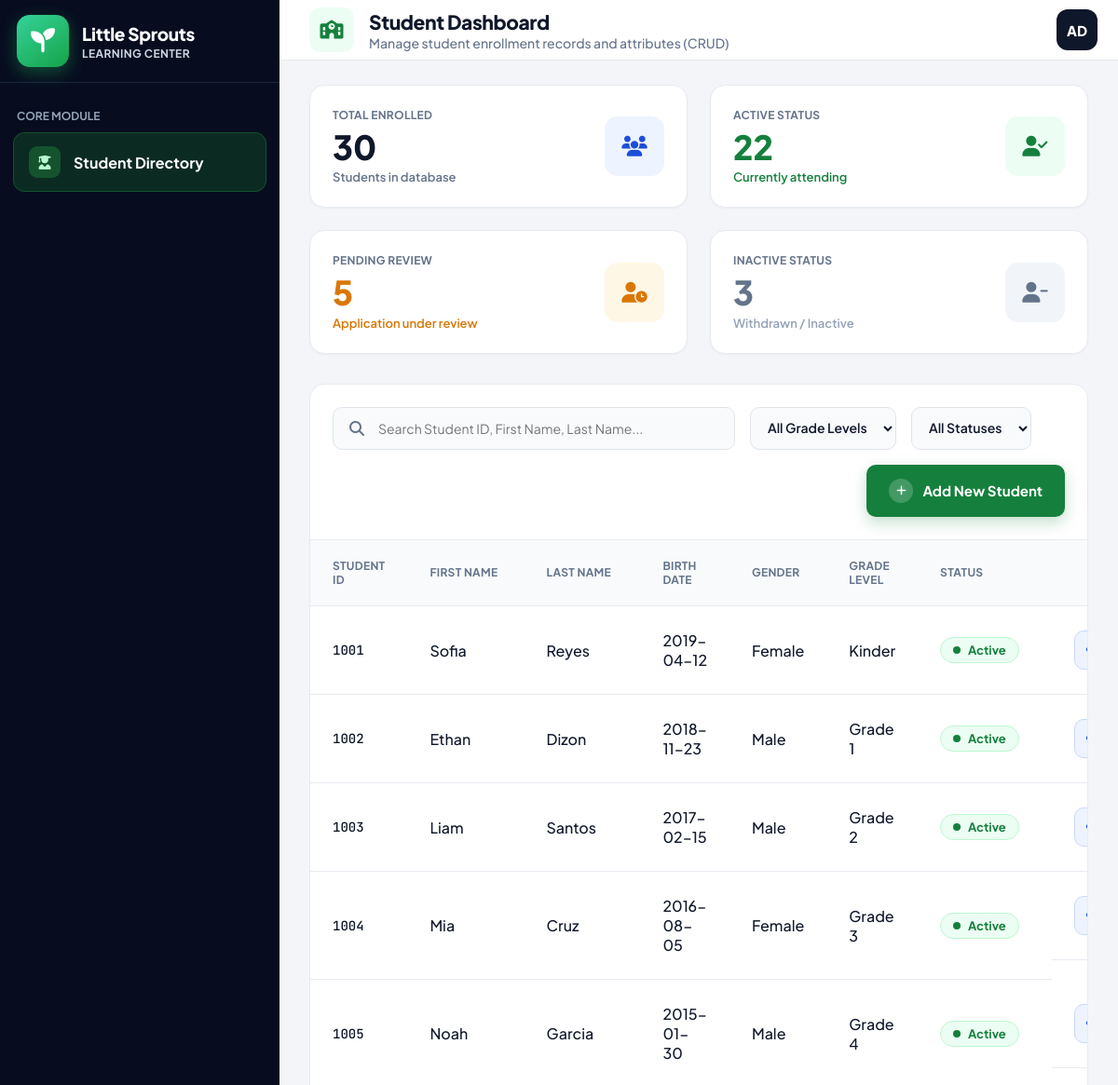
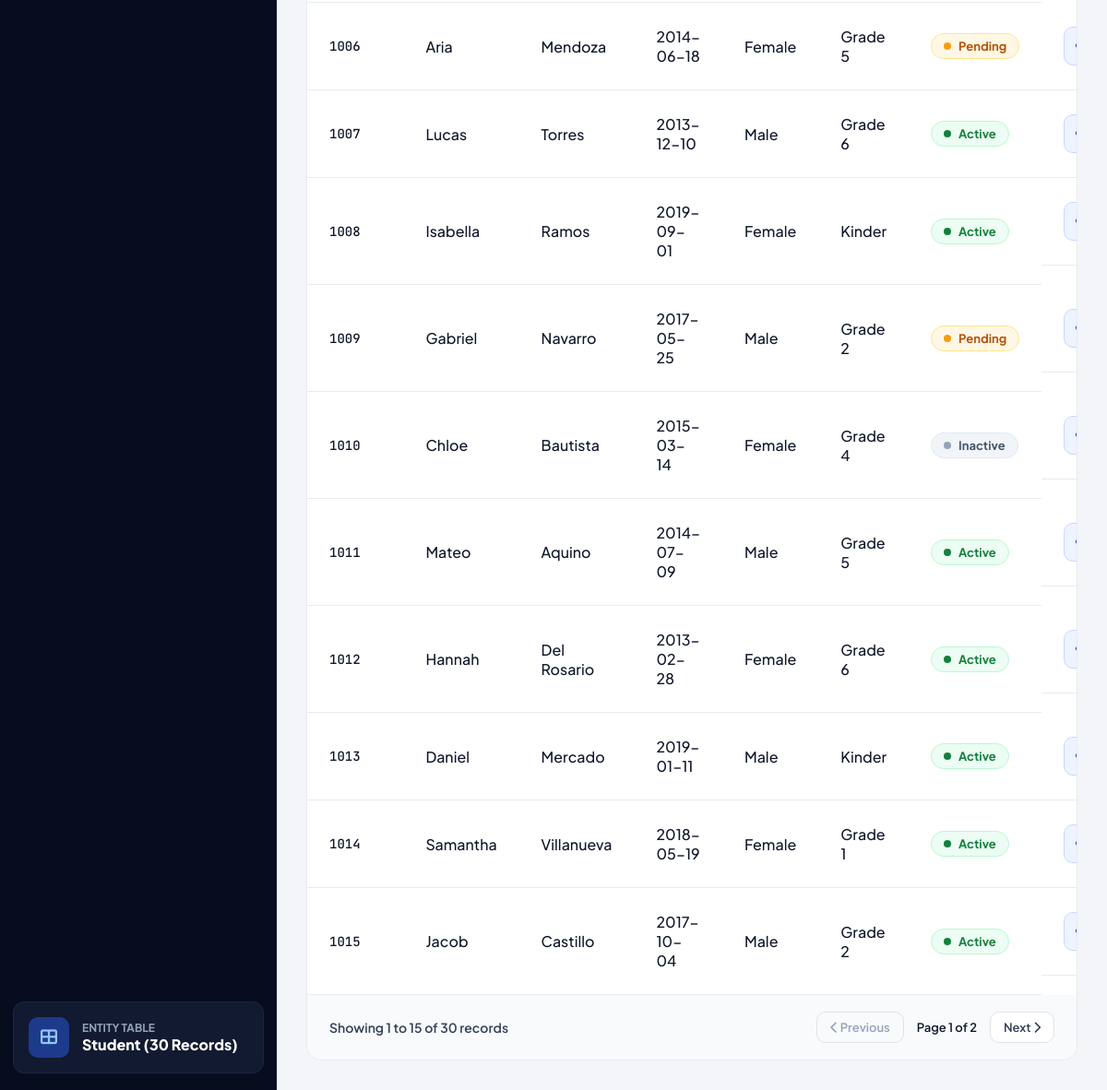
The page / on the database its author committed (2 pictures, top to bottom).
### tables this page shows
CREATE TABLE student (
    StudentID   INT          NOT NULL PRIMARY KEY,
    FirstName   VARCHAR(50)  NOT NULL,
    LastName    VARCHAR(50)  NOT NULL,
    BirthDate   DATE         NOT NULL,
    Gender      ENUM('Male', 'Female') NOT NULL,
    GradeLevel  VARCHAR(20)  NOT NULL,
    Status      ENUM('Active', 'Pending', 'Inactive') NOT NULL DEFAULT 'Pending'
);

### config.php (called while the page is built, shortened)
<?php
function e($value)
{
    return htmlspecialchars((string) $value, ENT_QUOTES, 'UTF-8');
}

### index.php (the view, shortened to what this page needs)
<?php
require 'config.php';
$search  = trim($_GET['search'] ?? '');
$page    = max(1, (int) ($_GET['page'] ?? 1));
$perPage = 15;
$where  = [];
$params = [];
$whereSql = $where ? 'WHERE ' . implode(' AND ', $where) : '';
$countStmt = $pdo->prepare("SELECT COUNT(*) FROM student $whereSql");
$countStmt->execute($params);
$filteredTotal = (int) $countStmt->fetchColumn();
$totalPages = max(1, (int) ceil($filteredTotal / $perPage));
$page       = min($page, $totalPages);
$offset     = ($page - 1) * $perPage;
$stmt = $pdo->prepare("SELECT * FROM student $whereSql ORDER BY StudentID LIMIT $perPage OFFSET $offset");
$stmt->execute($params);
$students = $stmt->fetchAll();
$counts = ['Active' => 0, 'Pending' => 0, 'Inactive' => 0];
foreach ($pdo->query('SELECT Status, COUNT(*) AS total FROM student GROUP BY Status') as $row) {
    $counts[$row['Status']] = (int) $row['total'];
}
$totalStudents = array_sum($counts);
function pageUrl($pageNumber)
{
    $query = $_GET;
    $query['page'] = $pageNumber;
    return 'index.php?' . http_build_query($query);
}
$firstShown = $filteredTotal ? $offset + 1 : 0;
$lastShown  = $offset + count($students);
$statusClass = ['Active' => 'active', 'Pending' => 'pending', 'Inactive' => 'inactive'];
?>
<!DOCTYPE html>
<html lang="en">
<head>
    <link rel="stylesheet" href="https://cdnjs.cloudflare.com/ajax/libs/font-awesome/6.5.2/css/all.min.css">
    <link rel="stylesheet" href="style.css">
</head>
<body>
<aside class="sidebar">
    <div class="brand">
        <div class="brand-logo"><i class="fa-solid fa-seedling"></i></div>
        <div>
            <div class="brand-name">Little Sprouts</div>
            <div class="brand-sub">LEARNING CENTER</div>
        </div>
    </div>
    <div class="nav-label">CORE MODULE</div>
    <a href="index.php" class="nav-item active">
        <span class="nav-icon"><i class="fa-solid fa-user-graduate"></i></span>
        Student Directory
    </a>
    <div class="entity-box">
        <span class="entity-icon"><i class="fa-solid fa-table-cells-large"></i></span>
        <div>
            <div class="entity-label">ENTITY TABLE</div>
            <div class="entity-name">Student (<?= $totalStudents ?> Records)</div>
        </div>
    </div>
</aside>
<div class="main">
    <header class="topbar">
        <div class="page-title">
            <span class="title-icon"><i class="fa-solid fa-school"></i></span>
            <div>
                <h1>Student Dashboard</h1>
                <p>Manage student enrollment records and attributes (CRUD)</p>
            </div>
        </div>
        <div class="avatar">AD</div>
    </header>
    <main class="content">
        <section class="stats">
            <div class="stat-card">
                <div>
                    <div class="stat-label">TOTAL ENROLLED</div>
                    <div class="stat-value"><?= $totalStudents ?></div>
                    <div class="stat-note">Students in database</div>
                </div>
                <span class="stat-icon blue"><i class="fa-solid fa-users"></i></span>
            </div>
            <div class="stat-card">
                <div>
                    <div class="stat-label">ACTIVE STATUS</div>
                    <div class="stat-value green"><?= $counts['Active'] ?></div>
                    <div class="stat-note green">Currently attending</div>
                </div>
                <span class="stat-icon green"><i class="fa-solid fa-user-check"></i></span>
            </div>
            <div class="stat-card">
                <div>
                    <div class="stat-label">PENDING REVIEW</div>
                    <div class="stat-value orange"><?= $counts['Pending'] ?></div>
                    <div class="stat-note orange">Application under review</div>
                </div>
                <span class="stat-icon orange"><i class="fa-solid fa-user-clock"></i></span>
            </div>
            <div class="stat-card">
                <div>
                    <div class="stat-label">INACTIVE STATUS</div>
                    <div class="stat-value gray"><?= $counts['Inactive'] ?></div>
                    <div class="stat-note gray">Withdrawn / Inactive</div>
                </div>
                <span class="stat-icon gray"><i class="fa-solid fa-user-minus"></i></span>
            </div>
        </section>
        <section class="table-card">
            <form class="toolbar" method="get" action="index.php" id="filterForm">
                <div class="search">
                    <i class="fa-solid fa-magnifying-glass"></i>
                    <input type="text" name="search" value="<?= e($search) ?>"
                           placeholder="Search Student ID, First Name, Last Name...">
                </div>
                <select name="grade" class="filter" onchange="this.form.submit()">
                    <option value="">All Grade Levels</option>
                </select>
                <select name="status" class="filter" onchange="this.form.submit()">
                    <option value="">All Statuses</option>
                </select>
                <button type="button" class="btn btn-primary add-btn" onclick="openForm('create')">
                    <span class="plus"><i class="fa-solid fa-plus"></i></span> Add New Student
                </button>
            </form>
            <div class="table-wrap">
                <table>
                    <thead>
                    <tr>
                        <th>Student ID</th>
                        <th>First Name</th>
                        <th>Last Name</th>
                        <th>Birth Date</th>
                        <th>Gender</th>
                        <th>Grade Level</th>
                        <th>Status</th>
                        <th class="center">Actions</th>
                    </tr>
                    </thead>
                    <tbody>
                    <?php foreach ($students as $s): ?>
                        <?php
                        $json = e(json_encode($s));
                        ?>
                        <tr>
                            <td class="mono"><?= e($s['StudentID']) ?></td>
                            <td><?= e($s['FirstName']) ?></td>
                            <td><?= e($s['LastName']) ?></td>
                            <td><?= e($s['BirthDate']) ?></td>
                            <td><?= e($s['Gender']) ?></td>
                            <td><?= e($s['GradeLevel']) ?></td>
                            <td><span class="badge <?= $statusClass[$s['Status']] ?>"><?= e($s['Status']) ?></span></td>
                            <td class="actions">
                                <button class="icon-btn view" title="View" onclick='openView(<?= $json ?>)'>
                                    <i class="fa-solid fa-eye"></i></button>
                            </td>
                        </tr>
                    <?php endforeach; ?>
                    </tbody>
                </table>
            </div>
            <div class="table-footer">
                <span>Showing <?= $firstShown ?> to <?= $lastShown ?> of <?= $filteredTotal ?> records</span>
                <div class="pager">
                    <a class="page-btn <?= $page <= 1 ? 'disabled' : '' ?>" href="<?= e(pageUrl($page - 1)) ?>">
                        <i class="fa-solid fa-chevron-left"></i> Previous</a>
                    <span class="page-info">Page <?= $page ?> of <?= $totalPages ?></span>
                    <a class="page-btn <?= $page >= $totalPages ? 'disabled' : '' ?>" href="<?= e(pageUrl($page + 1)) ?>">
                        Next <i class="fa-solid fa-chevron-right"></i></a>
                </div>
            </div>
        </section>
    </main>
</div>
</body>
</html>

### rows shown on the page
student: StudentID "1001", FirstName "Sofia", LastName "Reyes", BirthDate "2019-04-12", Gender "Female", GradeLevel "Kinder", Status "Active"
student: StudentID "1002", FirstName "Ethan", LastName "Dizon", BirthDate "2018-11-23", Gender "Male", GradeLevel "Grade 1", Status "Active"
student: StudentID "1003", FirstName "Liam", LastName "Santos", BirthDate "2017-02-15", Gender "Male", GradeLevel "Grade 2", Status "Active"
student: StudentID "1004", FirstName "Mia", LastName "Cruz", BirthDate "2016-08-05", Gender "Female", GradeLevel "Grade 3", Status "Active"
student: StudentID "1005", FirstName "Noah", LastName "Garcia", BirthDate "2015-01-30", Gender "Male", GradeLevel "Grade 4", Status "Active"
student: StudentID "1006", FirstName "Aria", LastName "Mendoza", BirthDate "2014-06-18", Gender "Female", GradeLevel "Grade 5", Status "Pending"
student: StudentID "1007", FirstName "Lucas", LastName "Torres", BirthDate "2013-12-10", Gender "Male", GradeLevel "Grade 6", Status "Active"
student: StudentID "1008", FirstName "Isabella", LastName "Ramos", BirthDate "2019-09-01", Gender "Female", GradeLevel "Kinder", Status "Active"
student: StudentID "1009", FirstName "Gabriel", LastName "Navarro", BirthDate "2017-05-25", Gender "Male", GradeLevel "Grade 2", Status "Pending"
student: StudentID "1010", FirstName "Chloe", LastName "Bautista", BirthDate "2015-03-14", Gender "Female", GradeLevel "Grade 4", Status "Inactive"
student: StudentID "1011", FirstName "Mateo", LastName "Aquino", BirthDate "2014-07-09", Gender "Male", GradeLevel "Grade 5", Status "Active"
student: StudentID "1012", FirstName "Hannah", LastName "Del Rosario", BirthDate "2013-02-28", Gender "Female", GradeLevel "Grade 6", Status "Active"
student: StudentID "1013", FirstName "Daniel", LastName "Mercado", BirthDate "2019-01-11", Gender "Male", GradeLevel "Kinder", Status "Active"
student: StudentID "1014", FirstName "Samantha", LastName "Villanueva", BirthDate "2018-05-19", Gender "Female", GradeLevel "Grade 1", Status "Active"
student: StudentID "1015", FirstName "Jacob", LastName "Castillo", BirthDate "2017-10-04", Gender "Male", GradeLevel "Grade 2", Status "Active"

### other values the page prints
$totalStudents "30"
$counts['Active'] "22"
$counts['Pending'] "5"
$counts['Inactive'] "3"
$firstShown "1"
$lastShown "15"
$filteredTotal "30"
$page "1"
$totalPages "2"
